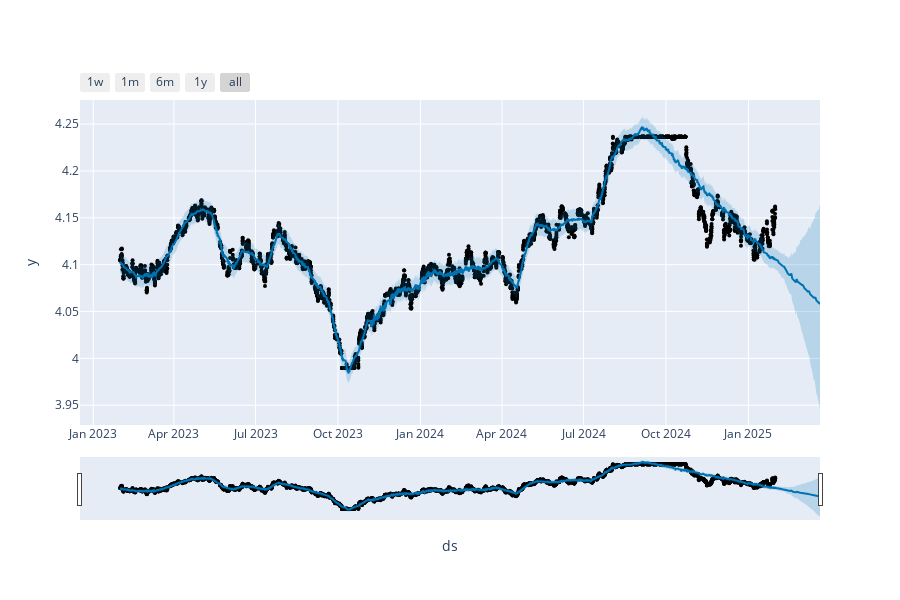

Notebook cell for this chart:
### Code cell
model, preds, actual_predictions = run_prophet(COCA, periods=50)

plot_plotly(model, preds)

### Figure 1 — Plotly figure (JSON) as saved in the notebook; plotly's stock layout.template omitted (floating-point values rounded to 4 significant figures; data arrays with more than 128 entries replaced by an {"elided": "..."} marker saying what was removed)
{"data": [{"marker": {"color": "black", "size": 4}, "mode": "markers", "name": "Actual", "type": "scatter", "x": {"elided": "3495 str values"}, "y": {"elided": "3495 float values"}}, {"hoverinfo": "skip", "line": {"width": 0}, "mode": "lines", "type": "scatter", "x": {"elided": "3545 str values"}, "y": {"elided": "3545 float values"}}, {"fill": "tonexty", "fillcolor": "rgba(0, 114, 178, 0.2)", "line": {"color": "#0072B2", "width": 2}, "mode": "lines", "name": "Predicted", "type": "scatter", "x": {"elided": "3545 str values"}, "y": {"elided": "3545 float values"}}, {"fill": "tonexty", "fillcolor": "rgba(0, 114, 178, 0.2)", "hoverinfo": "skip", "line": {"width": 0}, "mode": "lines", "type": "scatter", "x": {"elided": "3545 str values"}, "y": {"elided": "3545 float values"}}], "layout": {"height": 600, "showlegend": false, "width": 900, "xaxis": {"rangeselector": {"buttons": [{"count": 7, "label": "1w", "step": "day", "stepmode": "backward"}, {"count": 1, "label": "1m", "step": "month", "stepmode": "backward"}, {"count": 6, "label": "6m", "step": "month", "stepmode": "backward"}, {"count": 1, "label": "1y", "step": "year", "stepmode": "backward"}, {"step": "all"}]}, "rangeslider": {"visible": true}, "title": {"text": "ds"}, "type": "date"}, "yaxis": {"title": {"text": "y"}}}}
